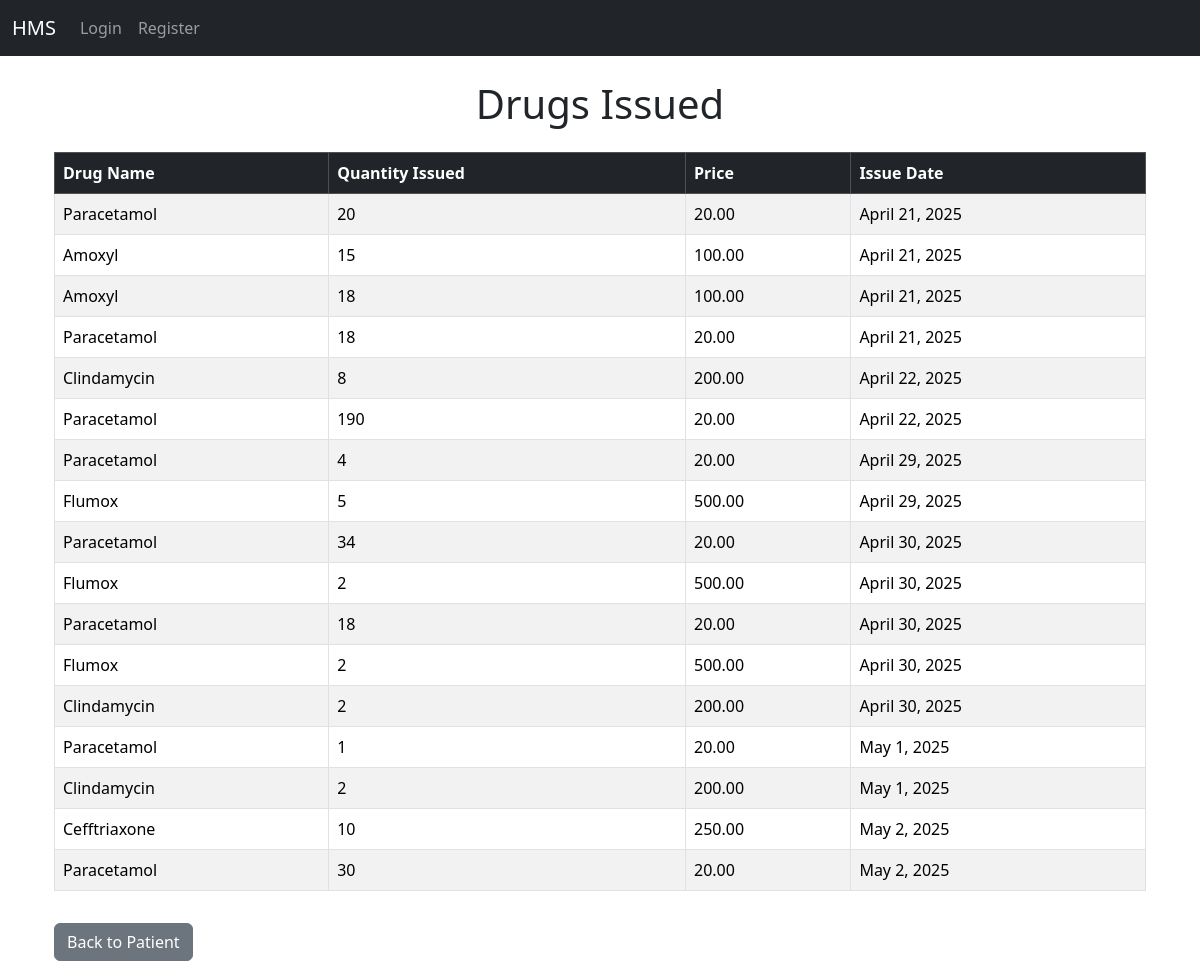
Page /patients/drug_issued/ on the earlier database version.
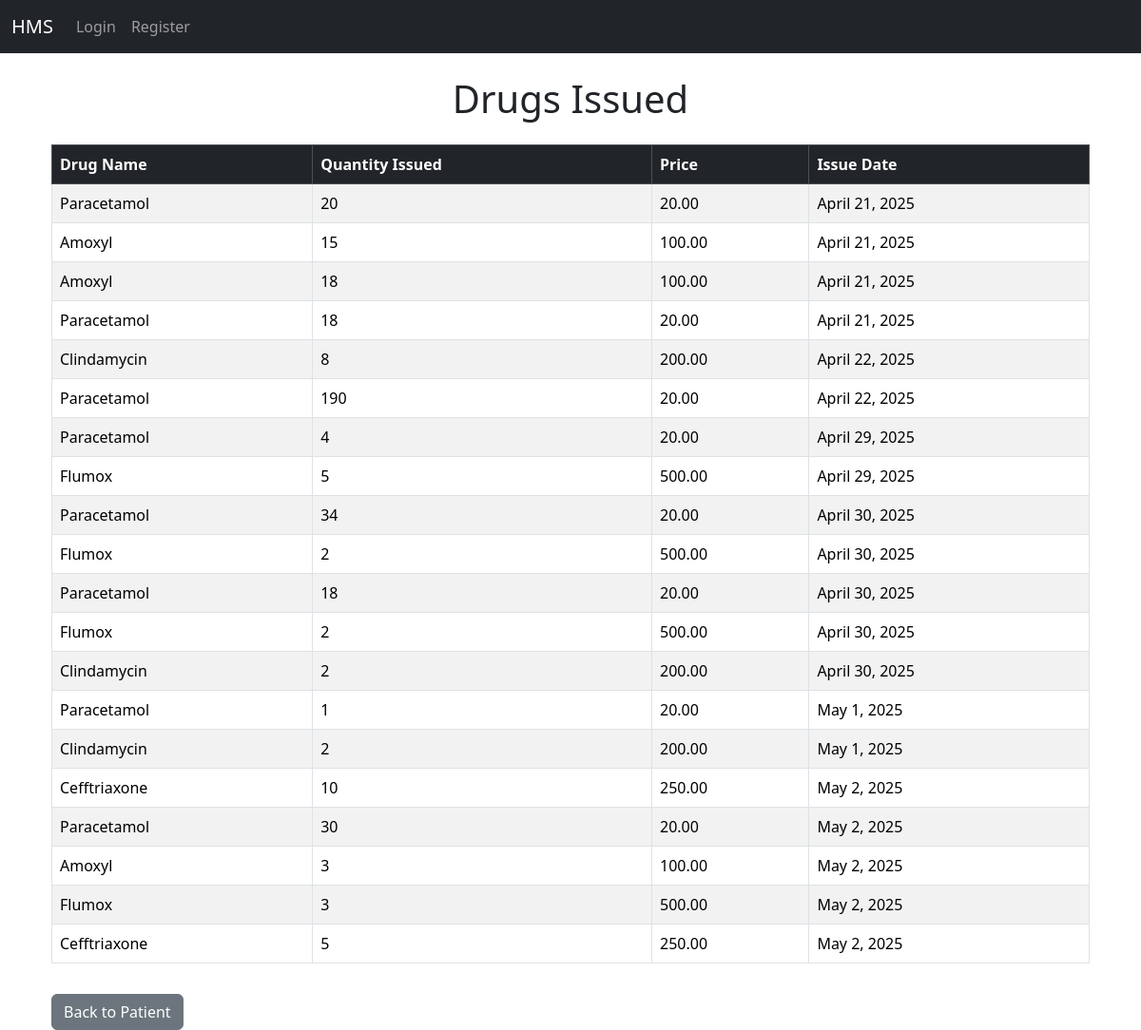
Same page on the later database version.
### drugs/models.py (models this page shows, shortened)
class DrugIssue(models.Model):
    drug = models.ForeignKey(Drug, on_delete=models.CASCADE)
    patient = models.ForeignKey(Patient_register, on_delete=models.CASCADE)  # Foreign key to Patient_register
    quantity_issued = models.IntegerField()
    issue_date = models.DateField(auto_now_add=True)

class Drug(models.Model):
    name = models.CharField(max_length=100)
    quantity = models.IntegerField()
    expiry_date = models.DateField()
    price = models.DecimalField(max_digits=10, decimal_places=2)

### patients/views.py (the view)
# urls.py: path("drug_issued/", views.drug_issued, name="drug_issued"),
def drug_issued(request, id=None):
    if id:
        drug_issues = DrugIssue.objects.filter(patient_id=id)
        patient = Patient_register.objects.get(id=id)
        return render(request, 'patients/drug_issued.html', {'drug_issues': drug_issues, 'patient': patient})
    drug_issues = DrugIssue.objects.all()
    return render(request, 'patients/drug_issued.html', {'drug_issues': drug_issues})

### templates/patients/drug_issued.html (shortened to what this page needs)
{% extends 'base.html' %}
{% block content %}
<h1 class="text-center mb-4">Drugs Issued</h1>
<div class="container">
    {% if drug_issues %}
    <div class="table-responsive">
        <table class="table table-bordered table-striped">
            <thead class="table-dark">
                <tr>
                    <th>Drug Name</th>
                    <th>Quantity Issued</th>
                    <th> Price</th>
                    <th>Issue Date</th>
                </tr>
            </thead>
            <tbody>
                {% for issue in drug_issues %}
                <tr>
                    <td>{{ issue.drug.name }}</td>
                    <td>{{ issue.quantity_issued }}</td>
                    <td>{{ issue.drug.price }}</td>
                    <td>{{ issue.issue_date }}</td>
                </tr>
                {% endfor %}
            </tbody>
        </table>
    </div>
    {% else %}
    <p class="text-center">No drugs have been issued to this patient.</p>
    {% endif %}
    <a href="{% url 'pat_view' patient.id %}" class="btn btn-secondary mt-3">Back to Patient</a>
</div>
{% endblock %}

### templates/base.html (shortened to what this page needs)
{% load static %}
{% load userprofile_extras %}
<!DOCTYPE html>
<html lang="en">
<head>
    <link rel="stylesheet" href="{% static 'css/carousel.css' %}">
    <link href="https://cdn.jsdelivr.net/npm/bootstrap@5.3.5/dist/css/bootstrap.min.css" rel="stylesheet">
</head>
<body>
    <nav class="navbar navbar-expand-lg navbar-dark bg-dark">
        <div class="container-fluid">
            {% if request.user.is_authenticated %}
                <a class="navbar-brand" href="{% url 'dashboard' %}">HMS</a>
            {% else %}
                <a class="navbar-brand" href="{% url 'landing' %}">HMS</a>
            {% endif %}
            <div class="collapse navbar-collapse" id="navbarNav">
                <ul class="navbar-nav">
                    {% if request.user.is_authenticated %}
                        <li class="nav-item">
                            <a class="nav-link" href="{% url 'dashboard'%}">Home</a>
                        </li>
                        <li class="nav-item">
                            <a class="nav-link" href="{% url 'logout' %}">Logout</a>
                        </li>
                        {% if user.is_superuser %}
                        <li class="nav-item">
                            <a class="nav-link" href="{% url 'admin:index' %}">Admin</a>
                        </li>
                        {% endif %}
                        {% with role=user|get_user_role %}
                        {% if role == 'doctor' %}
                            <li class="nav-item dropdown">
                                <a class="nav-link dropdown-toggle" href="#" id="patientsDropdown" role="button" data-bs-toggle="dropdown" aria-expanded="false">
                                    Patients
                                </a>
                                <ul class="dropdown-menu" aria-labelledby="patientsDropdown">
                                    <li><a class="dropdown-item" href="{% url 'all_patients' %}">View Patients</a></li>
                                    <li><a class="dropdown-item" href="{% url 'pat_register' %}">Register Patient</a></li>
                                </ul>
                            </li>
                        {% endif %}
                        {% if role == 'pharmacist' %}
                            <li class="nav-item dropdown">
                                <a class="nav-link dropdown-toggle" href="#" id="drugsDropdown" role="button" data-bs-toggle="dropdown" aria-expanded="false">
                                    Drugs
                                </a>
                                <ul class="dropdown-menu" aria-labelledby="drugsDropdown">
                                    <li><a class="dropdown-item" href="{% url 'add_drug' %}">Add New Drug</a></li>
                                    <li><a class="dropdown-item" href="{% url 'all_drugs' %}">View All Drugs</a></li>
                                </ul>
                            </li>
                        {% endif %}
                        {% if role == 'radiologist' %}
                            <li class="nav-item dropdown">
                                <a class="nav-link dropdown-toggle" href="#" id="radiologyDropdown" role="button" data-bs-toggle="dropdown" aria-expanded="false">
                                    Radiology
                                </a>
                                <ul class="dropdown-menu" aria-labelledby="radiologyDropdown">
                                    <li><a class="dropdown-item" href="{% url 'ultrasound_list' %}">View Ultrasounds</a></li>
                                    <li><a class="dropdown-item" href="{% url 'ultrasound_create' %}">Add Ultrasound</a></li>
                                    <li><a class="dropdown-item" href="{% url 'ultrasound_requests_list' %}">Ultrasound Requests</a></li>
                                </ul>
                            </li>
                        {% endif %}
                        {% if role == 'lab_tech' %}
                            <li class="nav-item dropdown">
                                <a class="nav-link dropdown-toggle" href="#" id="labaratoryDropdown" role="button" data-bs-toggle="dropdown" aria-expanded="false">
                                    Laboratory
                                </a>
                                <ul class="dropdown-menu" aria-labelledby="labaratoryDropdown">
                                    <li><a class="dropdown-item" href="/labaratory/dashboard/">Dashboard</a></li>
                                </ul>
                            </li>
                        {% endif %}
                        {% endwith %}
                    {% else %}
                        <li class="nav-item">
                            <a class="nav-link" href="{% url 'login' %}">Login</a>
                        </li>
                        <li class="nav-item">
                            <a class="nav-link" href="{% url 'register' %}">Register</a>
                        </li>
                    {% endif %}
                </ul>
            </div>
        </div>
    </nav>
    <div class="container mt-4">
        {% block content %}
        {% endblock %}
    </div>
</body>
</html>

Differences in the rows shown:
added DrugIssue: drug.name "Amoxyl", quantity_issued "3", drug.price "100.00", issue_date "May 2, 2025"
added DrugIssue: drug.name "Flumox", quantity_issued "3", drug.price "500.00", issue_date "May 2, 2025"
added DrugIssue: drug.name "Cefftriaxone", quantity_issued "5", drug.price "250.00", issue_date "May 2, 2025"
